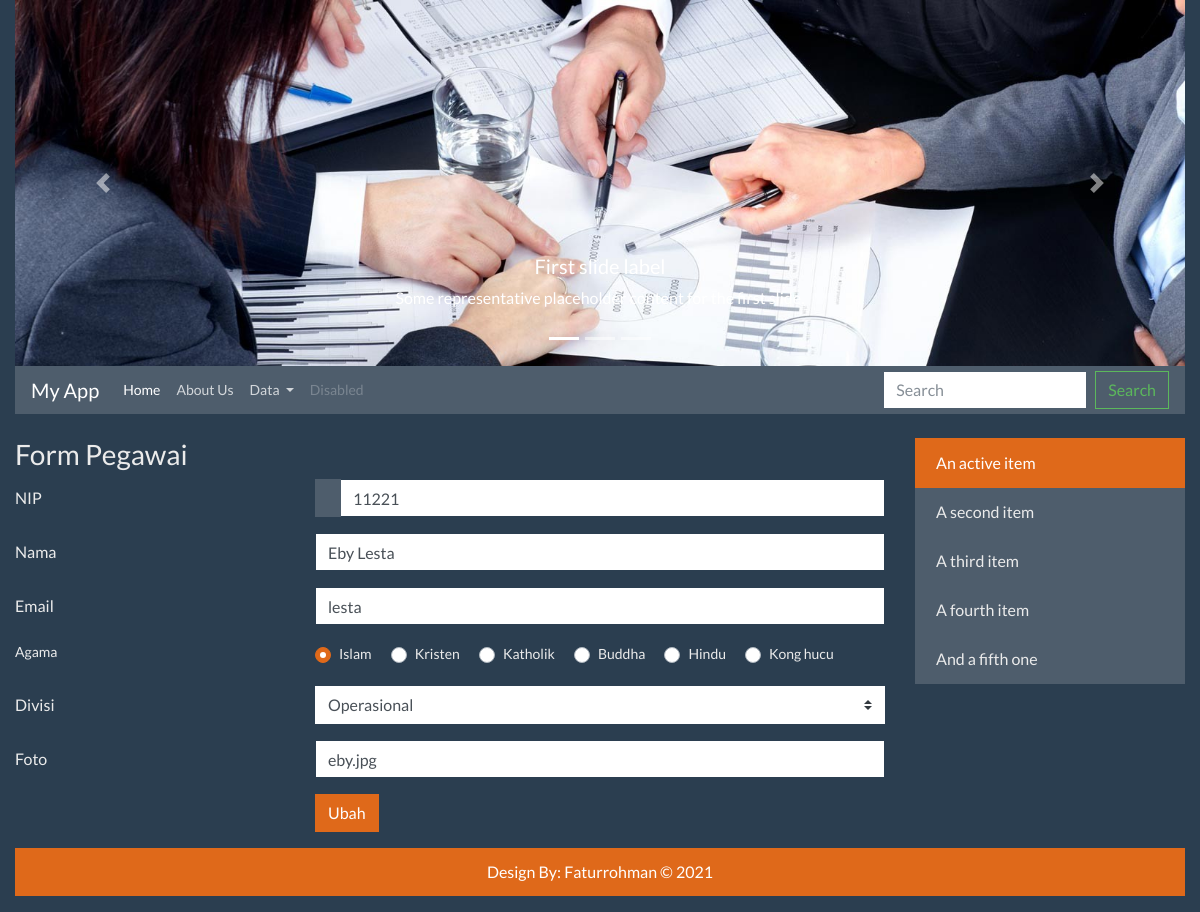
Screenshot of /index.php?q=formEditPegawai&id=2 with the database file from the repository.
### tables this page shows
CREATE TABLE `pegawai` (
  `id` int(11) NOT NULL,
  `nip` varchar(5) NOT NULL,
  `nama` varchar(50) NOT NULL,
  `email` varchar(5) NOT NULL,
  `agama` enum('Islam','Kristen','Katholik','Buddha','Hindu','Kong hucu') NOT NULL,
  `iddivisi` int(11) NOT NULL,
  `foto` varchar(50) DEFAULT NULL
);

### models/Pegawai.php (called while the page is built, shortened)
<?php
class Pegawai{
    private $koneksi;
    public function __construct()
    {
        global $dbh;
        $this->koneksi = $dbh;
    }
    public function getPegawai($id){
        $sql = "SELECT pegawai.*, divisi.nama AS kategori FROM pegawai
                INNER JOIN divisi ON divisi.id = pegawai.iddivisi
                ORDER BY pegawai.id DESC";
        $ps = $this->koneksi->prepare($sql);
        $ps->execute();
        $rs = $ps->fetch();
        return $rs;
    }
    public function dataDivisi(){
        $sql = "SELECT * FROM divisi";
        $rs = $this->koneksi->query($sql);
        return $rs;
    }
}

### formEditPegawai.php (the view, shortened to what this page needs)
<?php
require_once 'models/Pegawai.php';
$ar_agama = ['Islam','Kristen','Katholik','Buddha','Hindu','Kong hucu'];
$obj = new Pegawai();
$rs = $obj->dataDivisi();
$id = $_REQUEST['id'];
$edit = $obj->getPegawai($id);
?>
<h3>Form Pegawai</h3>
<form method="POST" action="controllers/pegawaiController.php">
  <div class="form-group row">
    <label for="nip" class="col-4 col-form-label">NIP</label>
    <div class="col-8">
      <div class="input-group">
        <div class="input-group-prepend">
          <div class="input-group-text">
          </div>
        </div>
        <input id="nip" name="nip" value="<?= $edit['nip'] ?>" type="text" class="form-control" required="required">
      </div>
    </div>
  </div>
  <div class="form-group row">
    <label for="nama" class="col-4 col-form-label">Nama</label>
    <div class="col-8">
      <input id="nama" name="nama" value="<?= $edit['nama'] ?>" type="text" class="form-control" required="required">
    </div>
  </div>
  <div class="form-group row">
    <label for="email" class="col-4 col-form-label">Email</label>
    <div class="col-8">
      <input id="email" name="email" value="<?= $edit['email'] ?>" type="text" class="form-control" required="required">
    </div>
  </div>
  <div class="form-group row">
    <label class="col-4">Agama</label>
    <div class="col-8">
    <?php
    $no = 0;
    foreach ($ar_agama as $agama){
    ?>
      <div class="custom-control custom-radio custom-control-inline">
        <label for="agama_<?= $no ?>" class="custom-control-label"><?= $agama ?></label>
      </div>
    <?php
    $no++;
    } ?>
    </div>
  </div>
  <div class="form-group row">
    <label for="divisi" class="col-4 col-form-label">Divisi</label>
    <div class="col-8">
      <select id="divisi" name="divisi" class="custom-select" required="required">
        <?php
        foreach($rs as $j){
        $sel = ($edit['iddivisi'] == $j['id']) ? "selected" : "";
        ?>
        <option value="<?= $j['id'] ?>" <?= $sel ?> > <?= $j['nama'] ?> </option>
        <?php } ?>
      </select>
    </div>
  </div>
  <div class="form-group row">
    <label for="foto" class="col-4 col-form-label">Foto</label>
    <div class="col-8">
      <input id="foto" name="foto" value="<?= $edit['foto'] ?>" type="text" class="form-control">
    </div>
  </div>
  <div class="form-group row">
    <div class="offset-4 col-8">
      <button name="proses" type="submit" value="simpan" class="btn btn-primary">Ubah</button>
    </div>
  </div>
</form>

### rows the page displays
pegawai: nip "11221", nama "Eby Lesta", email "lesta", foto "eby.jpg"

### other values shown
$agama "Islam"
$agama "Kristen"
$agama "Katholik"
$agama "Buddha"
$agama "Hindu"
$agama "Kong hucu"
form field divisi "Operasional"
